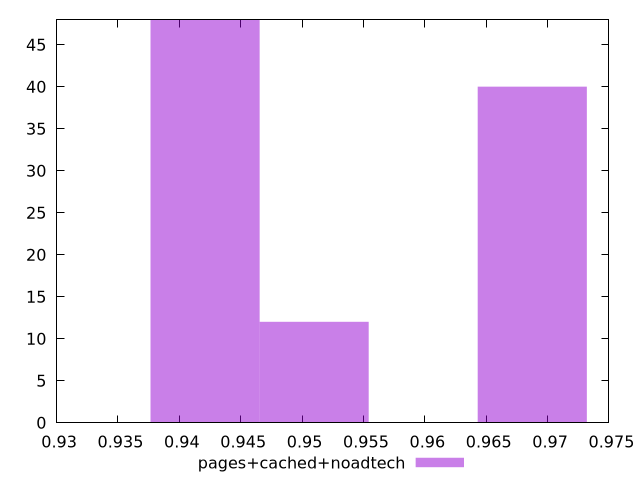

Generate this figure with gnuplot:
$_pagesCachedNoadtech <<EOF
0.942095846394219 48
0.9687589363865081 40
0.9509835430583153 12
EOF
set key outside below
set terminal pngcairo
set output "report_00006_2020-11-02T20-21-41.718Z/first-meaningful-paint/pages+cached+noadtech//hist.png"
set yrange [0:48]
set boxwidth 0.008887696664096405
set style fill transparent solid 0.5 noborder
plot $_pagesCachedNoadtech title "pages+cached+noadtech" with boxes ,
